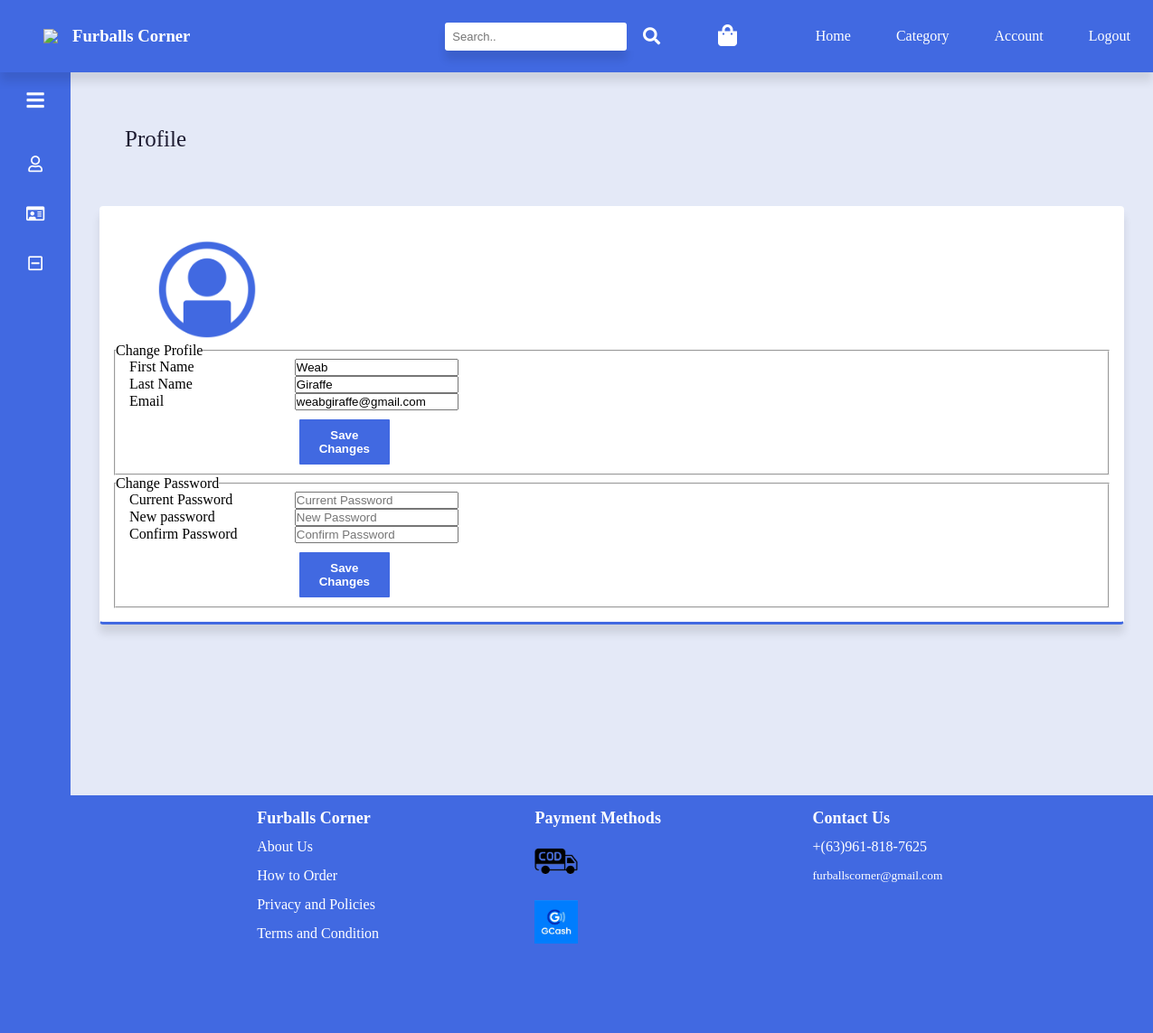
The app's page /account.php (signed in) with its own data.
### tables this page shows
CREATE TABLE `customer` (
  `id` bigint(20) NOT NULL,
  `user_id` bigint(20) NOT NULL,
  `firstname` varchar(50) NOT NULL,
  `lastname` varchar(50) NOT NULL,
  `email` varchar(100) NOT NULL,
  `address` varchar(255) NOT NULL,
  `phonenumber` varchar(11) NOT NULL,
  `password` varchar(100) NOT NULL,
  `date` date NOT NULL DEFAULT current_timestamp()
);

### functions.php (called while the page is built, shortened)
<?php
function check_login($con)
{
    if(isset($_SESSION['user_id']))
    {
        $id = $_SESSION['user_id'];
        $query = "select * from customer where user_id = '$id' limit 1";
        $result = mysqli_query($con,$query);
        if($result && mysqli_num_rows($result) > 0)
        {
            $user_data = mysqli_fetch_assoc($result);
            return $user_data;
        }
    }
    die;
}

### account.php (the view, shortened to what this page needs)
<?php
include_once 'components/header.php';
?>
<?php
include("connect.php");
include("functions.php");
$user_data = check_login($con);
?>
<div class="account">
<div class="mainbod">
  <div class="sidebar">
    <div class="profile_content">
      <i class="fa fa-bars" id="btn" ></i>
    </div>
    <ul class="nav_list">
      <li>
        <a href="#">
          <i class="fa fa-user" ></i>
        </a>
      </li>
      <li>
        <a href="#">
          <i class="fa fa-id-card info" ></i>
        </a>
      </li>
      <li>
        <a href="#">
        <i class="fa fa-minus-square" ></i>
        </a>
      </li>
    </ul>
  </div>
  <div class="content">
    <div class="content_body">Profile</div>
    <div class="row">
	<div class="col-md-12">
		<div class="panel panel-table">
			<div class="panel-heading">
			</div>
			<div class="panel-body">
      <div class="profile-image">
        <img  src = "assets/usericon.png" style="width:10%; margin-left:3rem;">
    </div>
				<form action="actions/changeUsername.php" method="post" class="form-horizontal" id="changeUsernameForm">
					<fieldset>
						<legend>Change Profile</legend>
						<div class="form-group">
					    <label for="username" class="col-sm-2 control-label">First Name</label>
					    <div class="col-sm-10">
					      <input type="text" class="form-control" id="username" name="firstname" placeholder="Usename" value="<?php echo $user_data['firstname']; ?>"/>
					    </div>
					  </div>
            <div class="form-group">
					    <label for="username" class="col-sm-2 control-label">Last Name</label>
					    <div class="col-sm-10">
					      <input type="text" class="form-control" id="username" name="lastname" placeholder="Usename" value="<?php echo $user_data['lastname']; ?>"/>
					    </div>
					  </div>
            <div class="form-group">
					    <label for="username" class="col-sm-2 control-label">Email</label>
					    <div class="col-sm-10">
					      <input type="text" class="form-control" id="username" name="email" placeholder="Usename" value="<?php echo $user_data['email']; ?>"/>
					    </div>
					  </div>
					  <div class="form-group">
					    <div class="col-sm-offset-2 col-sm-10">
					      <button type="submit" class="btn btn-success" data-loading-text="Loading..." id="changeUsernameBtn"> <i class="glyphicon glyphicon-ok-sign"></i> Save Changes </button>
					    </div>
					  </div>
					</fieldset>
				</form>
				<form action="actions/changePassword.php" method="post" class="form-horizontal" id="changePasswordForm">
					<fieldset>
						<legend>Change Password</legend>
						<div class="form-group">
					    <label for="password" class="col-sm-2 control-label">Current Password</label>
					    <div class="col-sm-10">
					      <input type="password" class="form-control" id="password" name="password" placeholder="Current Password">
					    </div>
					  </div>
					  <div class="form-group">
					    <label for="npassword" class="col-sm-2 control-label">New password</label>
					    <div class="col-sm-10">
					      <input type="password" class="form-control" id="npassword" name="npassword" placeholder="New Password">
					    </div>
					  </div>
					  <div class="form-group">
					    <label for="cpassword" class="col-sm-2 control-label">Confirm Password</label>
					    <div class="col-sm-10">
					      <input type="password" class="form-control" id="cpassword" name="cpassword" placeholder="Confirm Password">
					    </div>
					  </div>
					  <div class="form-group">
					    <div class="col-sm-offset-2 col-sm-10">
					      <button type="submit" class="btn btn-primary"> <i class="glyphicon glyphicon-ok-sign"></i> Save Changes </button>
					    </div>
					  </div>
					</fieldset>
				</form>
			</div>
		</div>
	</div>
</div>
  </div>
</div>
</div>
<?php
include('components/foot.php');
?>
<?php
include('components/footer.php');
?>

### css/main.css (style rules this page uses)
* { margin: 0; padding: 0; box-sizing: border-box; text-decoration: none; list-style: none; }
html, body { height: 100%; }
html, body, #root { height: 100%; }
body { font-family:'Trebuchet MS'; min-height: 100vh; }
.btn { border: none; outline: none; width: 100px; background: royalblue; font-weight: bold; color: white; border: 0 none; border-radius: 1px; cursor: pointer; padding: 10px 5px; margin: 10px 5px; }
.account { height:100%; padding-top:4rem ; align-items: center; justify-content: center; position: relative; display: flex; }
.account .profile-image { position: relative; }

### css/acc.css (style rules this page uses)
.sidebar { position: fixed; top: 10vh; left: 0; height: 100%; width: 78px; background: royalblue; padding: 6px 14px; z-index: 99; transition: all 0.5s ease; }
.sidebar #btn { position: absolute; color: #fff; top: 6px; left: 50%; font-size: 22px; height: 50px; width: 50px; text-align: center; line-height: 50px; transform: translateX(-50%); }
.sidebar ul { margin-top: 20px; }
.sidebar ul li { position: relative; height: 50px; width: 100%; margin: 0 5px; list-style: none; line-height: 50px; margin: 5px 0; }
.sidebar ul li a { color: #fff; display: flex; align-items: center; text-decoration: none; white-space: nowrap; transition: all 0.4s ease; }
.sidebar ul li i { font-size: 18px; font-weight: 400; height: 50px; min-width: 50px; border-radius: 12px; line-height: 50px; text-align: center; }
.content { top:10vh; position: absolute; height: 100%; width: calc(100% - 78px); left: 78px; background: #E4E9F7; box-shadow: 0 5px 10px rgba(0,0,0,0.2px); transition: all 0.5s ease; }
.content .content_body { padding:3rem; font-size: 25px; font-weight: 500; color: #1d1b31; margin: 12px; }

### css/panel.css (style rules this page uses)
.row { padding-left: 2rem; padding-right:2rem ; }
.col-md-12 .panel { box-shadow: 0 10px 10px rgba(0,0,0,0.1); border-bottom: 3px solid royalblue; }
.panel .panel-heading { font-size: 3rem; font-family: 'Trebuchet MS'; color: royalblue; }
.row { margin-right: -15px; margin-left: -15px; }
.col-xs-1, .col-sm-1, .col-md-1, .col-lg-1, .col-xs-2, .col-sm-2, .col-md-2, .col-lg-2, .col-xs-3, .col-sm-3, .col-md-3, .col-lg-3, .col-xs-4, .col-sm-4, .col-md-4, .col-lg-4, .col-xs-5, .col-sm-5, .col-md-5, .col-lg-5, .col-xs-6, .col-sm-6, .col-md-6, .col-lg-6, .col-xs-7, .col-sm-7, .col-md-7, .col-lg-7, .col-xs-8, .col-sm-8, .col-md-8, .col-lg-8, .col-xs-9, .col-sm-9, .col-md-9, .col-lg-9, .col-xs-10, .col-sm-10, .col-md-10, .col-lg-10, .col-xs-11, .col-sm-11, .col-md-11, .col-lg-11, .col-xs-12, .col-sm-12, .col-md-12, .col-lg-12 { position: relative; min-height: 1px; padding-right: 15px; padding-left: 15px; }
@media (min-width: 768px) { .col-sm-1, .col-sm-2, .col-sm-3, .col-sm-4, .col-sm-5, .col-sm-6, .col-sm-7, .col-sm-8, .col-sm-9, .col-sm-10, .col-sm-11, .col-sm-12 { float: left; } }
@media (min-width: 768px) { .col-sm-10 { width: 83.33333333%; } }
@media (min-width: 768px) { .col-sm-2 { width: 16.66666667%; } }
@media (min-width: 768px) { .col-sm-offset-2 { margin-left: 16.66666667%; } }
@media (min-width: 992px) { .col-md-1, .col-md-2, .col-md-3, .col-md-4, .col-md-5, .col-md-6, .col-md-7, .col-md-8, .col-md-9, .col-md-10, .col-md-11, .col-md-12 { float: left; } }
@media (min-width: 992px) { .col-md-12 { width: 100%; } }
.panel { margin-bottom:22px;background-color:#ffffff;border:1px solid transparent;border-radius:4px;-webkit-box-shadow:0 1px 1px rgba(0,0,0,0.05);box-shadow:0 1px 1px rgba(0,0,0,0.05) }
.panel-body { padding:15px }
.panel-heading { padding:10px 15px;border-bottom:1px solid transparent;border-top-right-radius:3px;border-top-left-radius:3px }

### records on screen
customer: firstname "Weab", lastname "Giraffe", email "weabgiraffe@gmail.com"
